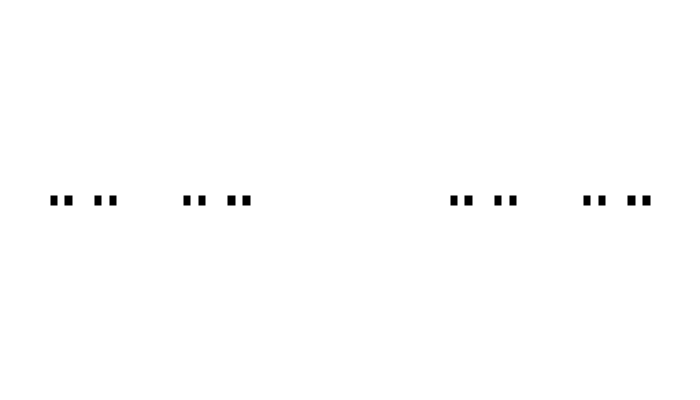
Frame 1 (no input)
Frame 60 (the mouse pressed at the canvas centre just before this capture): identical to frame 1, image omitted
Frame 120 (the mouse held since frame 60 and released just before this capture): identical to frame 1, image omitted

The Processing sketch that drew this single still picture (run headless with seeded random() and noise(); from frame 60 on, the mouse is pressed at the canvas centre):

// Processing sketch: e09_cantor
// ── e09_cantor.pde
void setup()
{
  size(700, 400);
  background(255);
  strokeWeight(10);
  strokeCap(SQUARE);
}

void draw()
{
  background(255);
  cantor(50, 650);
}

void cantor(float xp, float xk)
{
  float d = (xk-xp)/3.0;
  if (d > 5)
  {

    cantor(xp, xp+d);
    cantor(xk-d, xk);
  } 
  else
  { 
    line(xp, height/2, xk, height/2);
  }
}
